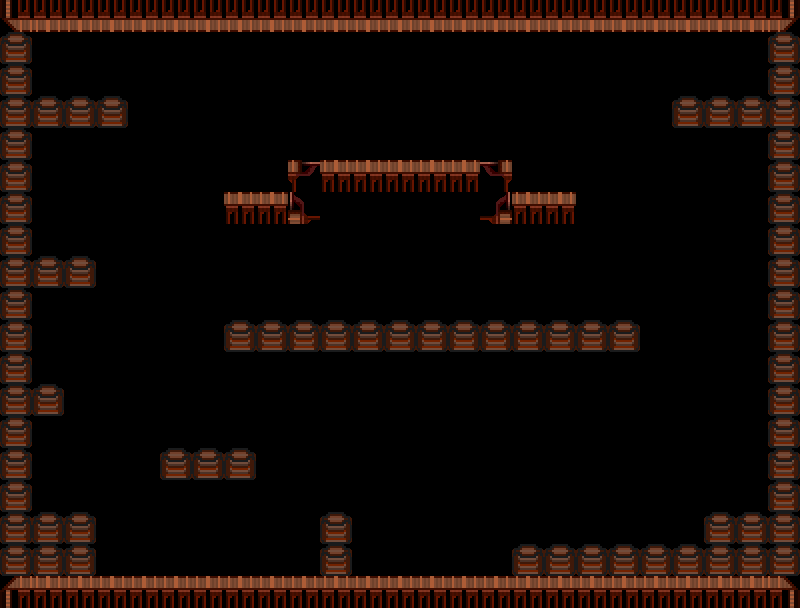

Tiled map render using the project's own tile images. Description and the whole map definition, tile-layer contents included, below:
An orthogonal 25x19 tile map with 32x32 px tiles, 1 tile layer (Boss Room Platforms).

<map version="1.2" tiledversion="1.2.4" orientation="orthogonal" renderorder="right-down" width="25" height="19" tilewidth="32" tileheight="32" infinite="0" nextlayerid="3" nextobjectid="1">
 <tileset firstgid="1" name="shipAndBeachTiles" tilewidth="32" tileheight="32" tilecount="13" columns="13">
  <image source="../Level1.1/shipAndBeachTiles.png" width="416" height="32" />
 </tileset>
 <layer id="2" name="Boss Room Platforms" width="25" height="19">
  <data encoding="csv">
3221225475,3221225476,3221225476,3221225476,3221225476,3221225476,3221225476,3221225476,3221225476,3221225476,3221225476,3221225476,3221225476,3221225476,3221225476,3221225476,3221225476,3221225476,3221225476,3221225476,3221225476,3221225476,3221225476,3221225476,3221225474,
1,0,0,0,0,0,0,0,0,0,0,0,0,0,0,0,0,0,0,0,0,0,0,0,1,
1,0,0,0,0,0,0,0,0,0,0,0,0,0,0,0,0,0,0,0,0,0,0,0,1,
1,1,1,1,0,0,0,0,0,0,0,0,0,0,0,0,0,0,0,0,0,1,1,1,1,
1,0,0,0,0,0,0,0,0,0,0,0,0,0,0,0,0,0,0,0,0,0,0,0,1,
1,0,0,0,0,0,0,0,0,12,4,4,4,4,4,13,0,0,0,0,0,0,0,0,1,
1,0,0,0,0,0,0,4,4,1610612748,0,0,0,0,0,2684354573,4,4,0,0,0,0,0,0,1,
1,0,0,0,0,0,0,0,0,0,0,0,0,0,0,0,0,0,0,0,0,0,0,0,1,
1,1,1,0,0,0,0,0,0,0,0,0,0,0,0,0,0,0,0,0,0,0,0,0,1,
1,0,0,0,0,0,0,0,0,0,0,0,0,0,0,0,0,0,0,0,0,0,0,0,1,
1,0,0,0,0,0,0,1,1,1,1,1,1,1,1,1,1,1,1,1,0,0,0,0,1,
1,0,0,0,0,0,0,0,0,0,0,0,0,0,0,0,0,0,0,0,0,0,0,0,1,
1,1,0,0,0,0,0,0,0,0,0,0,0,0,0,0,0,0,0,0,0,0,0,0,1,
1,0,0,0,0,0,0,0,0,0,0,0,0,0,0,0,0,0,0,0,0,0,0,0,1,
1,0,0,0,0,1,1,1,0,0,0,0,0,0,0,0,0,0,0,0,0,0,0,0,1,
1,0,0,0,0,0,0,0,0,0,0,0,0,0,0,0,0,0,0,0,0,0,0,0,1,
1,1,1,0,0,0,0,0,0,0,1,0,0,0,0,0,0,0,0,0,0,0,1,1,1,
1,1,1,0,0,0,0,0,0,0,1,0,0,0,0,0,1,1,1,1,1,1,1,1,1,
2,4,4,4,4,4,4,4,4,4,4,4,4,4,4,4,4,4,4,4,4,4,4,4,3
</data>
 </layer>
</map>